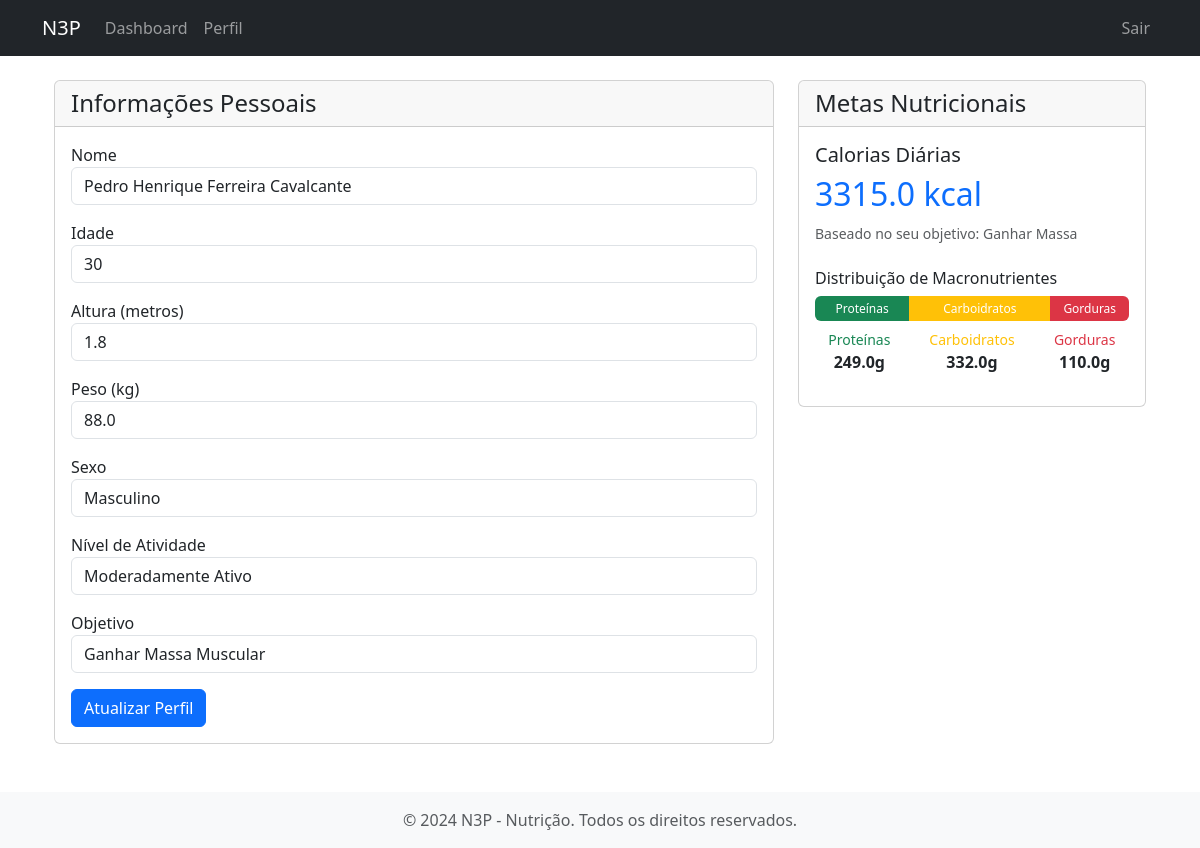
/auth/profile (signed in), run on the app's committed database.
### app/models/user.py (models this page shows, shortened)
class User(UserMixin, db.Model):
    id = db.Column(db.Integer, primary_key=True)
    username = db.Column(db.String(80), unique=True, nullable=False)
    password_hash = db.Column(db.String(120), nullable=False)
    nome = db.Column(db.String(100), nullable=False)
    idade = db.Column(db.Integer, nullable=False)
    altura = db.Column(db.Float, nullable=False)  # altura em metros
    peso = db.Column(db.Float, nullable=False)  # peso em kg
    sexo = db.Column(
        db.String(1), nullable=False
    )  # 'M' para masculino, 'F' para feminino
    fator_atividade = db.Column(db.String(20), nullable=False)
    objetivo = db.Column(db.String(50), nullable=False)
    calories_goal = db.Column(db.Float, nullable=True)
    proteins_goal = db.Column(db.Float, nullable=True)
    carbs_goal = db.Column(db.Float, nullable=True)
    fats_goal = db.Column(db.Float, nullable=True)
    foods = db.relationship("Food", backref="user", lazy=True)
    def get_objetivo_display(self):
        objetivo_names = {
            "perder_peso": "Perder Peso",
            "manter_peso": "Manter Peso",
            "ganhar_peso": "Ganhar Peso",
            "ganhar_massa": "Ganhar Massa",
        }
        return objetivo_names.get(self.objetivo, self.objetivo)

### app/blueprints/auth/routes.py (the view, shortened to what this page needs)
@bp.route("/profile", methods=["GET", "POST"])
@login_required
def profile():
    form = EditProfileForm(obj=current_user)
    user_goals = type(
        "UserGoals",
        (),
        {
            "calories": current_user.calories_goal or 0,
            "proteins": current_user.proteins_goal or 0,
            "carbs": current_user.carbs_goal or 0,
            "fats": current_user.fats_goal or 0,
        },
    )
    return render_template(
        "auth/profile.html",
        title="Editar Perfil",
        form=form,
        user_goals=user_goals,
        user=current_user,
    )

### app/forms/auth.py
class EditProfileForm(FlaskForm):
    nome = StringField("Nome", validators=[DataRequired(), Length(max=100)])
    idade = IntegerField(
        "Idade", validators=[DataRequired(), NumberRange(min=15, max=100)]
    )
    altura = FloatField(
        "Altura (metros)", validators=[DataRequired(), NumberRange(min=1.0, max=2.5)]
    )
    peso = FloatField(
        "Peso (kg)", validators=[DataRequired(), NumberRange(min=30, max=300)]
    )
    sexo = SelectField(
        "Sexo", choices=list(GENDER_CHOICES.items()), validators=[DataRequired()]
    )
    fator_atividade = SelectField(
        "Nível de Atividade",
        choices=list(ACTIVITY_DISPLAY.items()),
        validators=[DataRequired()],
    )
    objetivo = SelectField(
        "Objetivo", choices=list(OBJECTIVE_DISPLAY.items()), validators=[DataRequired()]
    )

### app/__init__.py (called while the page is built)
def create_app(config_class=Config):
    app = Flask(__name__)
    app.config.from_object(config_class)
    db.init_app(app)
    migrate.init_app(app, db)
    login.init_app(app)
    from app.blueprints.auth import bp as auth_bp
    app.register_blueprint(auth_bp, url_prefix="/auth")
    from app.blueprints.main import bp as main_bp
    app.register_blueprint(main_bp)
    from app.blueprints.errors import bp as errors_bp
    app.register_blueprint(errors_bp)
    from app.models import User
    @login.user_loader
    def load_user(id):
        return User.query.get(int(id))
    return app

### app/templates/auth/profile.html (shortened to what this page needs)
{% extends "base.html" %} {% from "macros/forms.html" import render_form %}  {% block content %}
<div class="container">
  <div class="row">
    <div class="col-md-8">
      <div class="card mb-4">
        <div class="card-header">
          <h4 class="mb-0">Informações Pessoais</h4>
        </div>
        <div class="card-body">
          {{ render_form(form, url_for('auth.profile'), submit_text='Atualizar
          Perfil') }}
        </div>
      </div>
    </div>
    <div class="col-md-4">
      <div class="card">
        <div class="card-header">
          <h4 class="mb-0">Metas Nutricionais</h4>
        </div>
        <div class="card-body">
          <div class="mb-4">
            <h5>Calorias Diárias</h5>
            <h2 class="text-primary">
              {{ "%.1f"|format(user_goals.calories) }} kcal
            </h2>
            <small class="text-muted"
              >Baseado no seu objetivo: {{ user.get_objetivo_display() }}</small
            >
          </div>
          <div class="mb-3">
            <h6>Distribuição de Macronutrientes</h6>
            <div class="progress mb-2" style="height: 25px">
              <div
                class="progress-bar bg-success"
                role="progressbar"
                style="width: 30%"
                aria-valuenow="30"
                aria-valuemin="0"
                aria-valuemax="100"
              >
                Proteínas
              </div>
              <div
                class="progress-bar bg-warning"
                role="progressbar"
                style="width: 45%"
                aria-valuenow="45"
                aria-valuemin="0"
                aria-valuemax="100"
              >
                Carboidratos
              </div>
              <div
                class="progress-bar bg-danger"
                role="progressbar"
                style="width: 25%"
                aria-valuenow="25"
                aria-valuemin="0"
                aria-valuemax="100"
              >
                Gorduras
              </div>
            </div>
            <div class="row text-center">
              <div class="col">
                <small class="d-block text-success">Proteínas</small>
                <strong>{{ "%.1f"|format(user_goals.proteins) }}g</strong>
              </div>
              <div class="col">
                <small class="d-block text-warning">Carboidratos</small>
                <strong>{{ "%.1f"|format(user_goals.carbs) }}g</strong>
              </div>
              <div class="col">
                <small class="d-block text-danger">Gorduras</small>
                <strong>{{ "%.1f"|format(user_goals.fats) }}g</strong>
              </div>
            </div>
          </div>
        </div>
      </div>
    </div>
  </div>
</div>
{% endblock %}

### app/templates/macros/forms.html (shortened to what this page needs)
{% macro render_field(field, label_class='', input_class='form-control') %}
<div class="mb-3">
  {{ field.label(class_=label_class) }} {% if field.type == 'BooleanField' %} {{
  field(class_='form-check-input ' + input_class) }} {% else %} {{
  field(class_=input_class) }} {% endif %}
</div>
{% endmacro %} {% macro render_form(form, action_url='', method='post',
extra_classes='', submit_text='Enviar') %}
<form
  action="{{ action_url }}"
  method="{{ method }}"
  class="{{ extra_classes }}"
  enctype="multipart/form-data"
>
  {{ form.csrf_token }} {% for field in form if field.type != 'CSRFTokenField'
  %} {{ render_field(field) }} {% endfor %}
  <button type="submit" class="btn btn-primary">{{ submit_text }}</button>
</form>
{% endmacro %}

### data on the page
User: nome "Pedro Henrique Ferreira Cavalcante" "30" "1.8" "88.0" "Masculino" "Moderadamente Ativo" "Ganhar Massa Muscular", calories "3315.0", objetivo "Ganhar Massa", proteins "249.0", carbs "332.0", fats "110.0"

### other printed values
{{ field.label(class_=label_class) }} "Nome" "Idade" "Altura (metros)" "Peso (kg)" "Sexo" "Nível de Atividade" "Objetivo"
{{ submit_text }} "Atualizar Perfil"
